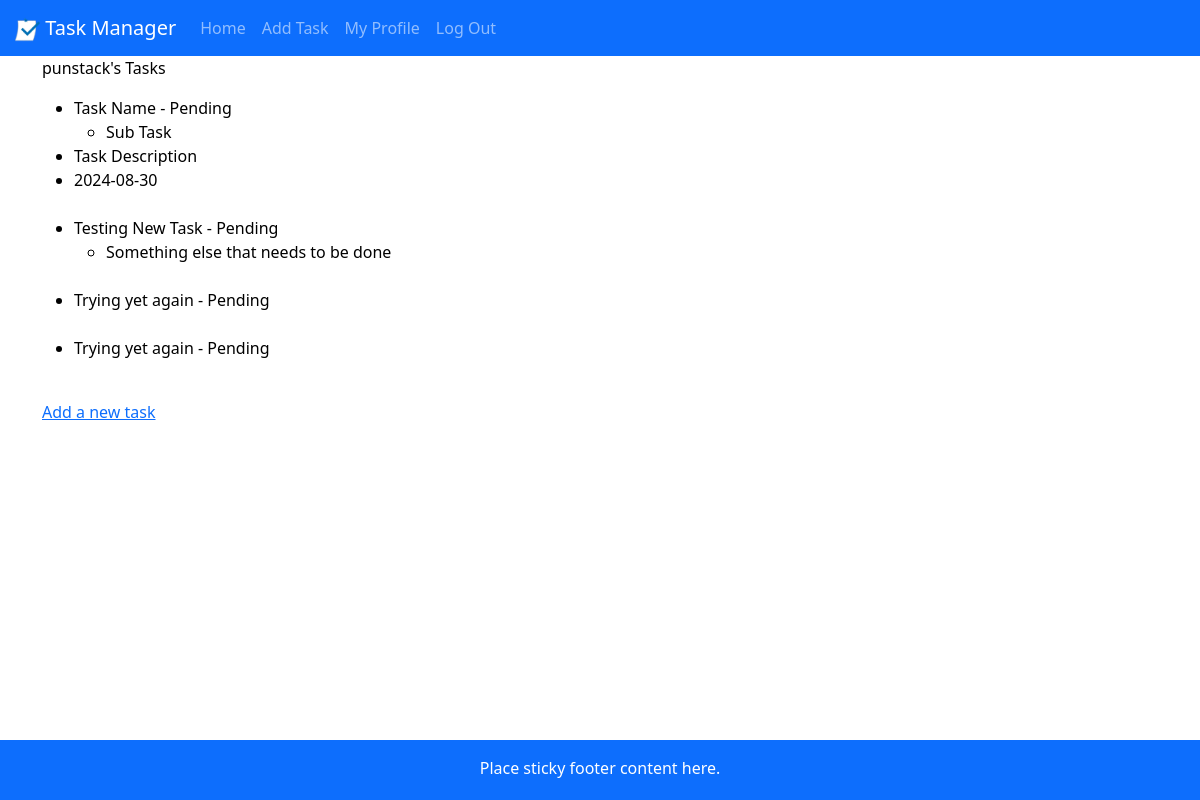
/punstack (signed in), run on the app's committed database.
### app.py (models this page shows, shortened)
class Task(db.Model):
    __tablename__ = 'Task'
    id = db.Column(db.Integer, primary_key = True)
    title = db.Column(db.String(100), nullable = False)
    description = db.Column(db.String(200), default = None)
    checklist_item = db.Column(db.String(100), default = None)
    due_date = db.Column(db.Date, default = None)
    completed = db.Column(db.Boolean, default = False)
    user = db.Column(db.String(20), nullable = False) # matches user in "User" class

### app.py (the view)
@app.route("/<user>")
def user_page(user):
    if "user" in session:
        print("Made it in session!")
        logged_in_user = session["user"]
        if user != logged_in_user:
            print("Am not logged in user!")
            return render_template("user.html", user = user, tasks = Task.query.filter_by(user=user).all())
        else:
            print("Logged in user!")
            return render_template("user.html", user = logged_in_user, tasks = Task.query.filter_by(user=logged_in_user).all())
    else:
        flash("To view profiles, you need to log in first.", "info")
        return redirect(url_for("login"))

### templates/user.html (shortened to what this page needs)
{% extends "layout.html" %}
{% block content %}
<p>{{ user }}'s Tasks</p>
<ul>
  {% for task in tasks %}
    <li>{{ task.title }} - {{ 'Completed' if task.completed else 'Pending' }}</li>
    <ul>
      {% if task.checklist_item %}
        <li>{{ task.checklist_item }}</li>
      {% endif %}
    </ul>
    {% if task.description %}
      <li>{{ task.description }}</li>
    {% endif %}
    {% if task.due_date %}
      <li>{{ task.due_date }}</li>
    {% endif %}
    <br>
  {% endfor %}
</ul>
<a href="/add-task">Add a new task</a>
{% endblock %}

### static/style.css (style rules this page uses)
body { min-height: 100vh; display: flex; flex-direction: column; color: #000000 }

### templates/layout.html (style rules this page uses)
html, body { height: 100%; margin: 0; }
body { display: flex; flex-direction: column; }

### data on the page
Task: title "Task Name", completed "Pending", checklist_item "Sub Task", description "Task Description", due_date "2024-08-30"
Task: title "Testing New Task", completed "Pending", checklist_item "Something else that needs to be done"
Task: title "Trying yet again", completed "Pending"
Task: title "Trying yet again", completed "Pending"

### other printed values
{{ user }} "punstack"
